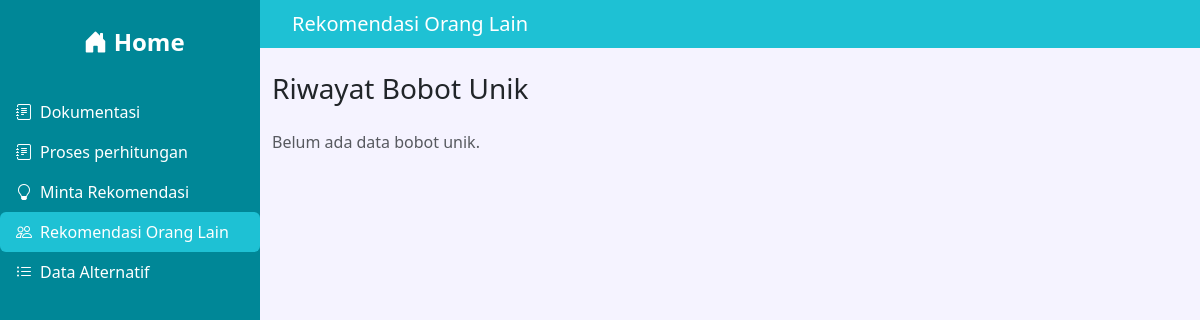
The app's page /rekomendasi-orang-lain.php, older data.
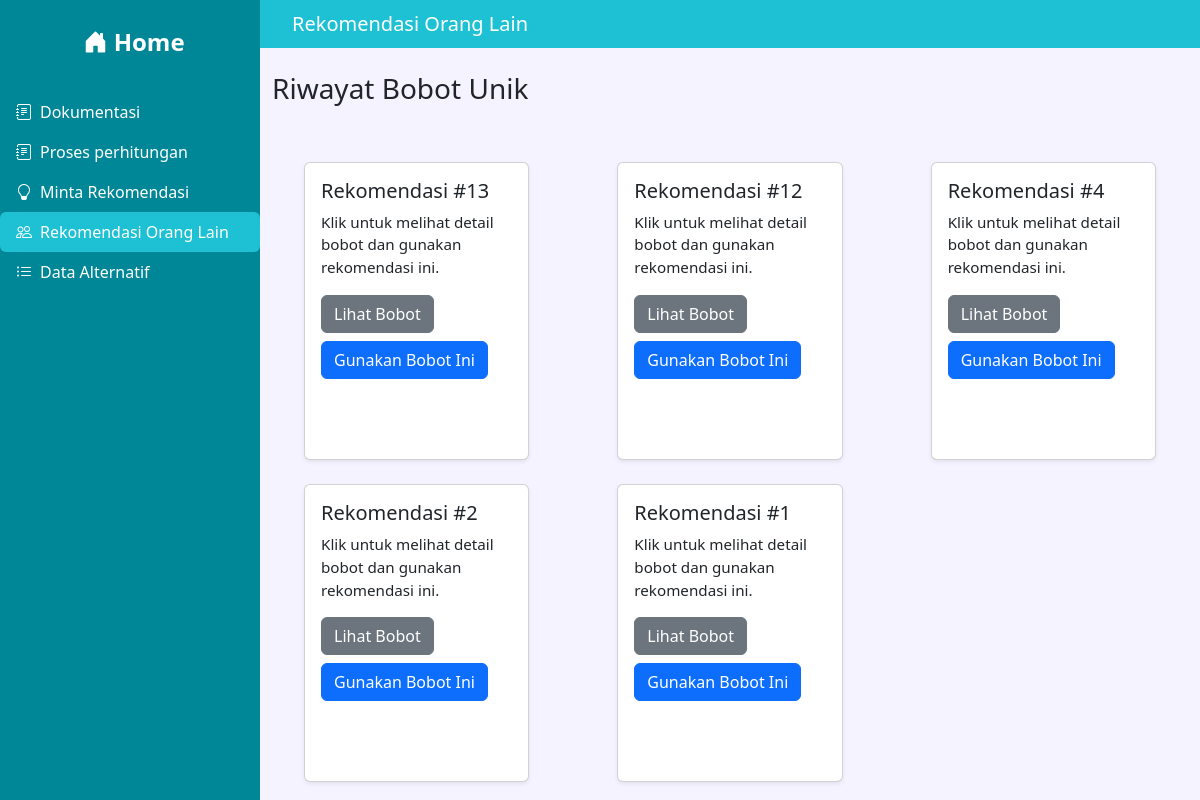
The same page, newer data.
### tables this page shows
CREATE TABLE `history_bobot` (
  `num` int(11) NOT NULL,
  `tipe` char(20) DEFAULT 'unik',
  `bobot_harga_makanan` decimal(4,2) DEFAULT NULL,
  `bobot_jarak` decimal(4,2) DEFAULT NULL,
  `bobot_waktu_tunggu` decimal(4,2) DEFAULT NULL,
  `bobot_popularitas` decimal(4,2) DEFAULT NULL,
  `bobot_kebersihan_makanan` decimal(4,2) DEFAULT NULL,
  `bobot_variasi_makanan` decimal(4,2) DEFAULT NULL,
  `bobot_kemudahan_pembayaran` decimal(4,2) DEFAULT NULL,
  `bobot_pelengkap_makanan` decimal(4,2) DEFAULT NULL,
  `bobot_kelengkapan_alat_makan` decimal(4,2) DEFAULT NULL
);

### rekomendasi-orang-lain.php (the view, shortened to what this page needs)
<?php
include 'connection.php';
$kriteria = [
  'bobot_harga_makanan' => ['label' => 'Harga Makanan', 'deskripsi' => 'Apakah kamu sering memilih menu karena harganya terjangkau, agar bisa hemat? Jika ya, maka bobot harga harus tinggi.'],
  'bobot_jarak' => ['label' => 'Jarak', 'deskripsi' => 'Kalau kamu malas jalan jauh dan lebih sering makan di warung dekat-dekat, maka kamu menganggap jarak penting.'],
  'bobot_waktu_tunggu' => ['label' => 'Waktu Tunggu', 'deskripsi' => 'Kalau kamu tidak suka menunggu lama, maka bobot waktu tunggu akan tinggi.'],
  'bobot_popularitas' => ['label' => 'Popularitas', 'deskripsi' => 'Jika kamu percaya tempat yang ramai pasti enak, maka popularitas penting buat kamu.'],
  'bobot_kebersihan_makanan' => ['label' => 'Kebersihan Makanan', 'deskripsi' => 'Kalau kamu sangat memperhatikan kebersihan, maka bobotnya tinggi.'],
  'bobot_variasi_makanan' => ['label' => 'Variasi Makanan', 'deskripsi' => 'Kalau kamu suka banyak pilihan menu, maka bobotnya tinggi.'],
  'bobot_kemudahan_pembayaran' => ['label' => 'Kemudahan Pembayaran', 'deskripsi' => 'Kalau kamu suka pakai QRIS/e-wallet, maka ini penting.'],
  'bobot_pelengkap_makanan' => ['label' => 'Pelengkap Makanan', 'deskripsi' => 'Kalau kamu merasa pelengkap bikin makanan lebih enak, maka bobotnya tinggi.'],
  'bobot_kelengkapan_alat_makan' => ['label' => 'Kelengkapan Alat Makan', 'deskripsi' => 'Kalau kamu suka alat makan yang bersih dan lengkap, bobotnya tinggi.']
];
?>
<!DOCTYPE html>
<html lang="id">
<head>
  <link href="https://cdn.jsdelivr.net/npm/bootstrap@5.3.2/dist/css/bootstrap.min.css" rel="stylesheet">
  <link rel="stylesheet" href="https://cdn.jsdelivr.net/npm/bootstrap-icons@1.11.1/font/bootstrap-icons.css">
  <link href="style.css" rel="stylesheet">
</head>
<body>
<?php $current = basename($_SERVER['PHP_SELF']); ?>
  <div id="sidebar-container">
    <div class="sidebar">
      <div class="sidebar-header">
        <a href="index.php" class="text-white" style="text-decoration:none;"><i class="bi bi-house-door-fill"></i> Home</a>
      </div>
            <ul class="nav nav-pills flex-column">
              <li class="nav-item"><a class="nav-link <?= $current == 'index.php' ? 'active' : '' ?>" href="index.php"><i class="bi bi-journal-text me-2"></i>Dokumentasi</a></li>
                <li class="nav-item"><a class="nav-link <?= $current == 'perhitungan.php' ? 'active' : '' ?>" href="perhitungan.php"><i class="bi bi-journal-text me-2"></i>Proses perhitungan</a></li>
                <li class="nav-item"><a class="nav-link <?= $current == 'rekomendasi.php' ? 'active' : '' ?>" href="rekomendasi.php"><i class="bi bi-lightbulb me-2"></i>Minta Rekomendasi</a></li>
                <li class="nav-item"><a class="nav-link <?= $current == 'rekomendasi-orang-lain.php' ? 'active' : '' ?>" href="rekomendasi-orang-lain.php"><i class="bi bi-people me-2"></i>Rekomendasi Orang Lain</a></li>
                <li class="nav-item"><a class="nav-link <?= $current == 'alternatif.php' ? 'active' : '' ?>" href="alternatif.php"><i class="bi bi-list-ul me-2"></i>Data Alternatif</a></li>
            </ul>
    </div>
  </div>
  <div class="main-content">
    <div id="header-container">
      <div class="topbar">
        <div class="d-flex align-items-center">
          <h5 class="mb-0">Rekomendasi Orang Lain</h5>
        </div>
      </div>
    </div>
    <div class="container mt-4">
      <h3 class="mb-4">Riwayat Bobot Unik</h3>
      <div class="row row-cols-1 row-cols-md-2 row-cols-lg-3 g-4">
        <?php
        $query = "SELECT * FROM history_bobot WHERE tipe = 'unik' ORDER BY num DESC";
        $result = $conn->query($query);
        if ($result && $result->num_rows > 0) {
          while ($row = $result->fetch_assoc()) {
            $num = (int)$row['num'];
            ?>
            <div class="col">
              <div class="card shadow-sm h-100">
                <div class="card-body">
                  <h5 class="card-title">Rekomendasi #<?= $num ?></h5>
                  <p class="card-text">Klik untuk melihat detail bobot dan gunakan rekomendasi ini.</p>
                  <button class="btn btn-secondary mb-2" type="button" data-bs-toggle="collapse" data-bs-target="#bobot<?= $num ?>" aria-expanded="false" aria-controls="bobot<?= $num ?>">Lihat Bobot</button>
                  <?php
                  $valid_params = [];
                  foreach ($kriteria as $key => $_) {
                    if (isset($row[$key])) {
                      $valid_params[$key] = (float)$row[$key];
                    }
                  }
                  $queryString = http_build_query($valid_params);
                  ?>
                  <a href="proses_orang_lain.php?<?= htmlspecialchars($queryString) ?>" class="btn btn-primary">Gunakan Bobot Ini</a>
                </div>
              </div>
            </div>
            <?php
          }
        } else {
          echo "<p class='text-muted'>Belum ada data bobot unik.</p>";
        }
        ?>
      </div>
    </div>
  </div>
</body>
</html>

### style.css (style rules this page uses)
body { background: #f5f3ff; }
.sidebar { min-height: 100vh; background: #008797 !important; color: #fff; width: 260px; position: fixed; top: 0; left: 0; z-index: 100; transition: left 0.3s; }
.sidebar .nav-link, .sidebar .nav-link:visited { color: #fff; }
.sidebar .nav-link.active { background: #1EC1D4; color: #fff; }
.sidebar .sidebar-header { padding: 1.5rem 1rem 1rem 1.5rem; font-size: 1.5rem; font-weight: bold; background: #008797; margin-bottom: 1rem; display: flex; align-items: center; gap: 0.5rem; justify-content: center; }
.main-content { margin-left: 260px; padding: 0; min-height: 100vh; transition: margin-left 0.3s; }
.topbar { background: #1EC1D4; color: #fff; padding: 0.75rem 2rem; display: flex; align-items: center; justify-content: space-between; }
.card { margin: 2rem; box-shadow: 0 2px 8px rgba(60,60,100,0.07); }

### rekomendasi-orang-lain.php (style rules this page uses)
.card-text { font-size: 0.95rem; }

Row changes from the older to the newer data that the page shows:
added history_bobot: num "13"
added history_bobot: num "12"
added history_bobot: num "4"
added history_bobot: num "2"
added history_bobot: num "1"
Text that changed along with them:
text no longer shown: "Belum ada data bobot unik."
